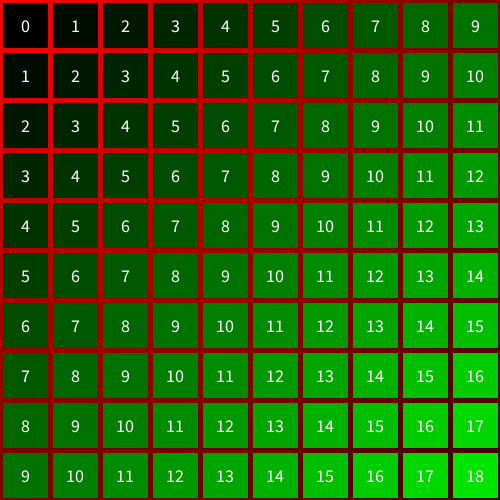
Frame 1 (no input)
Frame 60 (the mouse pressed at the canvas centre just before this capture): identical to frame 1, image omitted
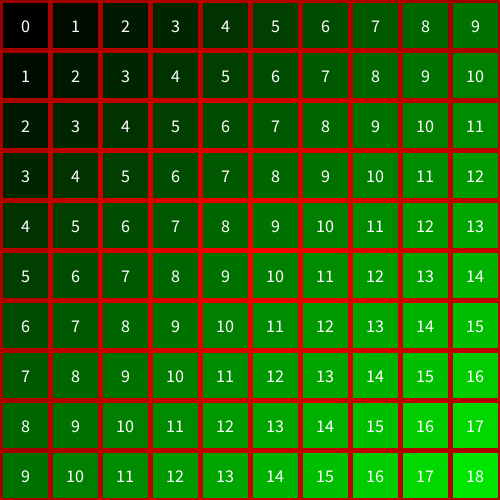
Frame 120 (the mouse held since frame 60 and released just before this capture)

The Processing sketch that drew these frames (run headless with seeded random() and noise(); from frame 60 on, the mouse is pressed at the canvas centre):

// Processing sketch: grillaNumeradaJugandoDistMouse
// ── grillaNumeradaJugandoDistMouse.pde
int cant = 10;
int tam;
void setup() {
  size(500, 500);
  textSize(18);
  textAlign(CENTER, CENTER);
  surface.setResizable(true); // <<<< INCORPORAR AL TRABAJO
}
void draw() {
  background(255);
  tam = width/cant;
  for (int i=0; i<cant; i++) {
    for (int j=0; j<cant; j++) {
      float relleno = map(i+j, 0, cant*2, 0, 255);
      fill(0, relleno, 0);
      strokeWeight(5);
      float distan = dist(mouseX, mouseY, i*tam, j*tam);
      float disMaxima = dist(0, 0, width, height);
      float borde = map(distan, 0, disMaxima, 255, 50); 
      stroke(borde, 0, 0);
      rect(i*tam, j*tam, tam, tam);

      fill(255);
      text((i+j), i*tam+tam/2, j*tam+tam/2);
    }
  }
}
